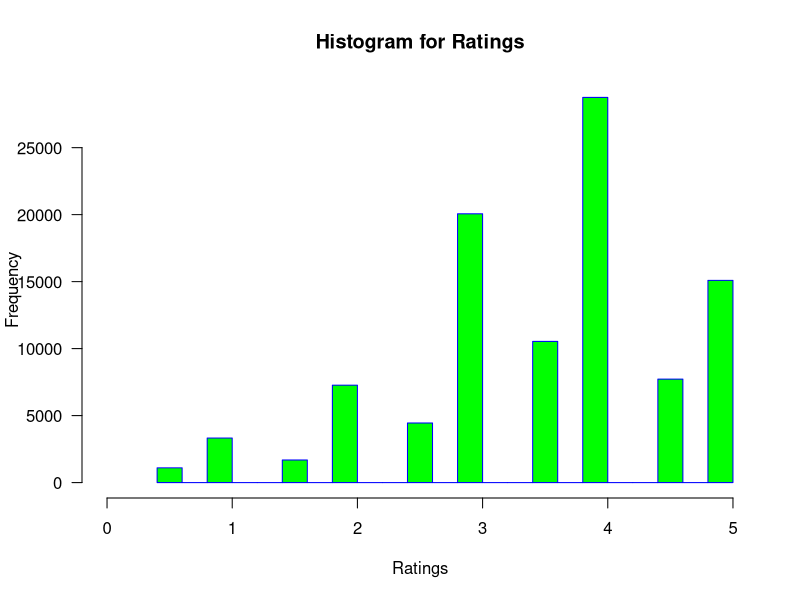
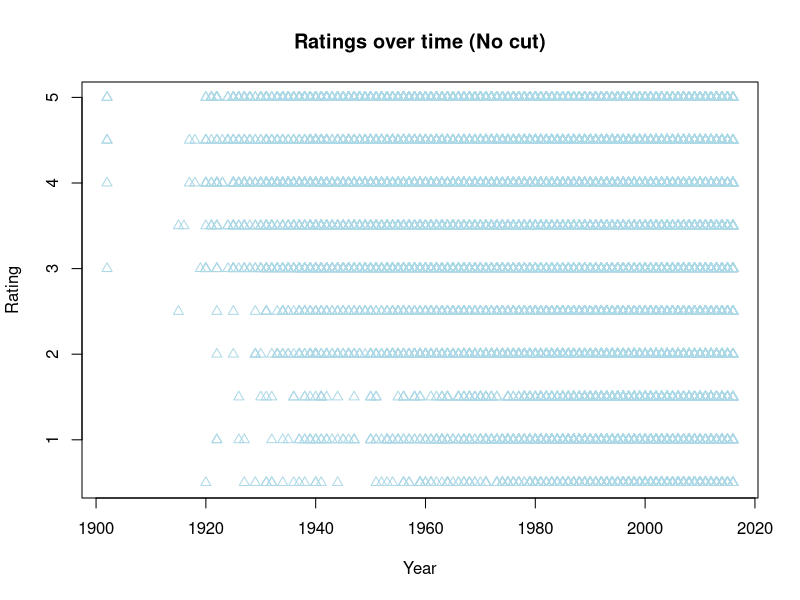
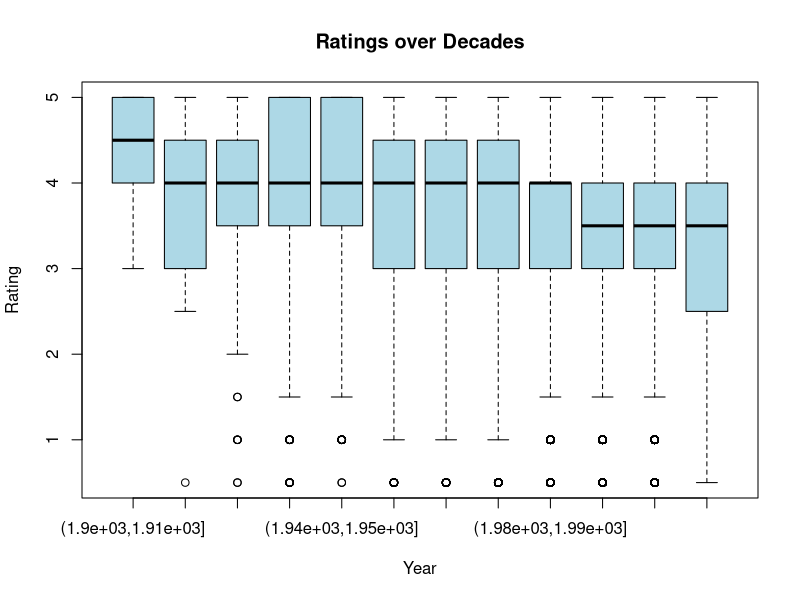
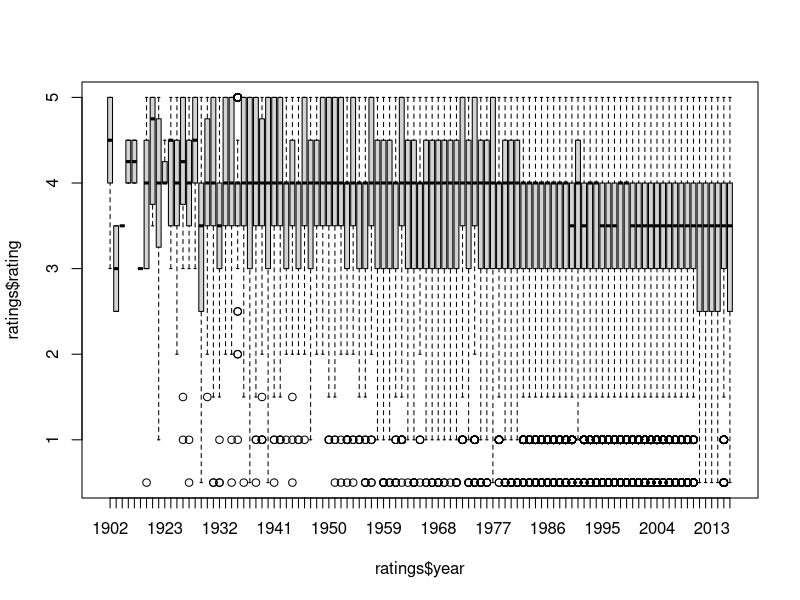
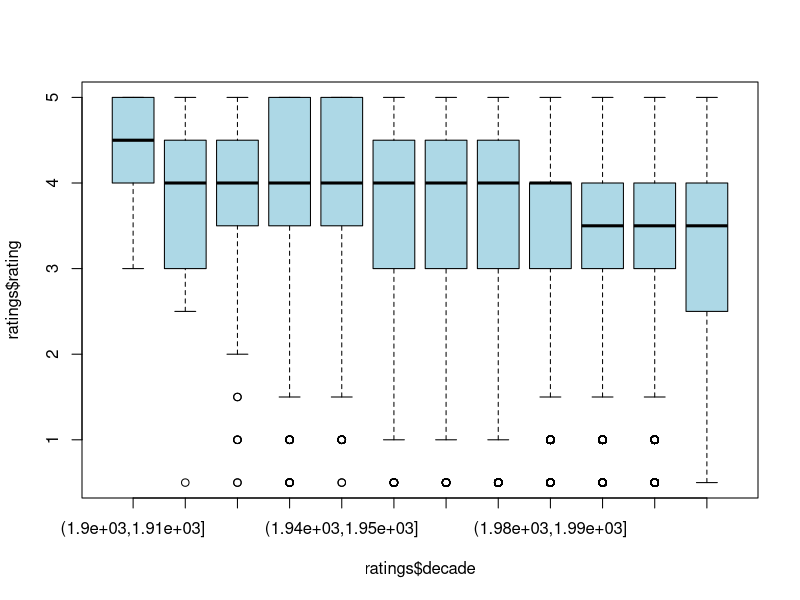
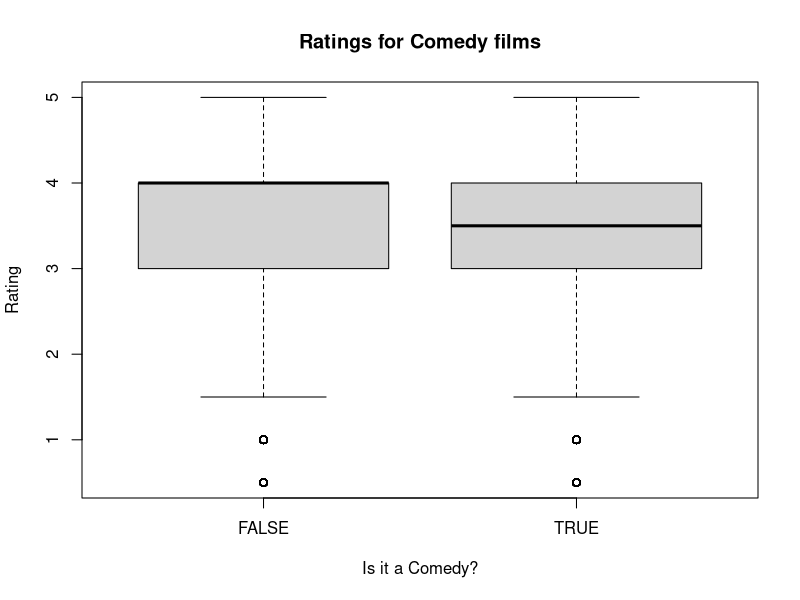
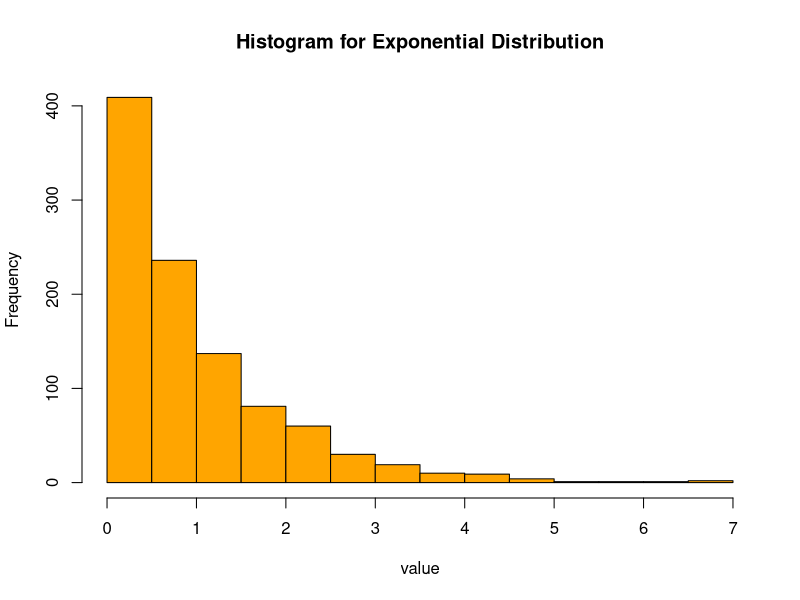
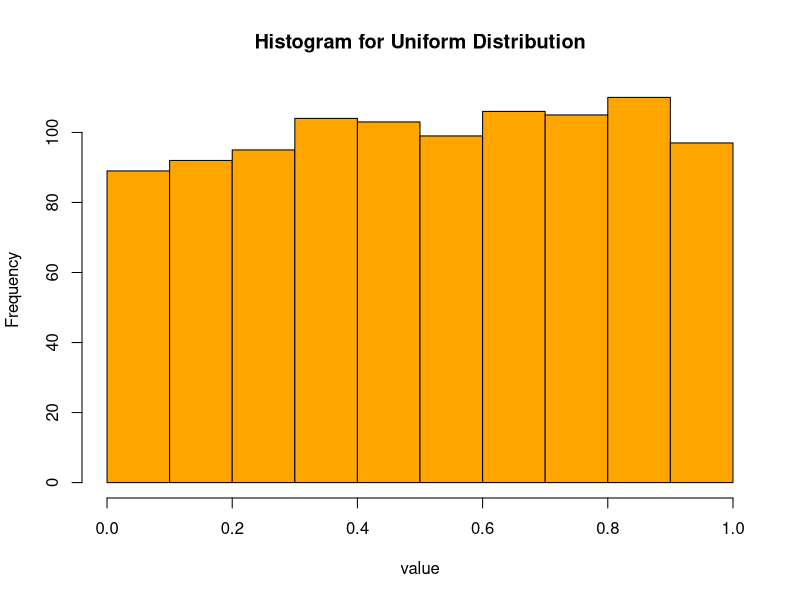

Generate these figures, in order, with R: (Note: this script raises an error after producing the figures.)
## ---- chunk 1
knitr::opts_chunk$set(echo = TRUE)
#Set current working directory
setwd("C:/Users/Vibes/Desktop/573-Data Science-1/Lab2")

## ---- chunk 2
movies=read.csv("movies.csv")
ratings=read.csv("ratings.csv")
## ---- chunk 3
cat("Movie Summary Data\n")
nrow(movies)
ncol(movies)
summary(movies)

cat("\n\nRatings Summary Data\n")
nrow(ratings)
ncol(ratings)
summary(ratings)

## ---- chunk 4

mean(ratings[,"rating"])
median(ratings[,"rating"], na.rm=FALSE)
sd(ratings[,"rating"])


## ---- chunk 5

hist(ratings[,"rating"],  main="Histogram for Ratings",     xlab="Ratings",     border="blue",     col="green",     xlim=c(0,5), las=1)

## ---- chunk 6
ix = match(ratings$movieId, movies$movieId)

#Finds the top few movie Id from ratings Table - CORRECT USAGE
head(ratings$movieId)
head(movies$movieId[ix])

head(ratings$movieId[ix])
head(movies$movieId)

## ---- chunk 7
plot(ratings$year,ratings$rating, main="Ratings over time (No cut)", xlab="Year", ylab="Rating", pch=2, col="lightblue")

#Use Cut
ratings$decade <- cut(ratings$year, breaks = seq(1900, 2020, by = 10))

plot(ratings$decade, ratings$rating, main="Ratings over Decades", xlab="Year", ylab="Rating", col="lightblue")



## ---- chunk 8
boxplot(ratings$rating~ratings$year)
ratings$decade <- cut(ratings$year, breaks = seq(1900, 2020, by = 10))
boxplot(ratings$rating~ratings$decade, col="lightblue")
## ---- chunk 9
ratings$comedy <- rep(F, nrow=ratings)
ratings$comedy[grep("comedy",ratings$genre, ignore.case = T)] <- T

boxplot(ratings$rating~ratings$comedy, main="Ratings for Comedy films", xlab="Is it a Comedy?", ylab="Rating" )

## ---- chunk 10
t.test(ratings$rating, ratings$comedy)

## ---- chunk 11
#movierating = aggregate(ratings, by=list(ratings$movieId, ratings$rating), FUN=function(x) length(unique(x)))
#movierating


## ---- chunk 12
#Parameter Rate default = 1. Mean= 1/ Rate
exponential =rexp(1000)  
hist(exponential, main="Histogram for Exponential Distribution", xlab="value", col="orange")
## ---- chunk 13
#Parameter Rate default = 1. Mean= Rate
uniform= runif(1000) 
hist(uniform,main="Histogram for Uniform Distribution", xlab="value", col="orange")
## ---- chunk 14
#Parameter Rate default = 1. Mean= Rate. Lambda  =1/2
poisson= rpois(1000, 1/2) 
hist(poisson,main="Histogram for Poisson Distribution", xlab="value", col="orange")
## ---- chunk 15
N <- 1000 # number of exponential draws
n.samp <- 30 # number of sums to take
M <- matrix(NA, nrow=N, ncol=n.samp) # create an empty matrix to fill with samples

for(j in 1:n.samp) M[,j] <- rexp(N) #generate the samples
hist(rowSums(M), freq = F, main="Exponential, N=1000, n.samp=30") # plot a histogram of the sums across rows of our matrix M

#adding red curve for comparison
curve(dnorm(x, mean(rowSums(M)), sd(rowSums(M))), min(rowSums(M)),
max(rowSums(M)), add=T, col="red", lwd=2)

## ---- chunk 16
N <- 1000 # number of uniform draws
n.samp <- 30 # number of sums to take
M <- matrix(NA, nrow=N, ncol=n.samp) # create an empty matrix to fill with samples

for(j in 1:n.samp) M[,j] <- runif(N) #generate the samples
hist(rowSums(M), freq = F, "Uniform, N=1000, n.samp=30") # plot a histogram of the sums across rows of our matrix M

#adding red curve for comparison
curve(dnorm(x, mean(rowSums(M)), sd(rowSums(M))), min(rowSums(M)),
max(rowSums(M)), add=T, col="red", lwd=2)

## ---- chunk 17
N <- 1000 # number of poisson draws
lambda= 1/2
n.samp <- 30 # number of sums to take
M <- matrix(NA, nrow=N, ncol=n.samp) # create an empty matrix to fill with samples

for(j in 1:n.samp) M[,j] <- rpois(N, lambda) #generate the samples
hist(rowSums(M), freq = F, "Poisson, N=1000, n.samp=30") # plot a histogram of the sums across rows of our matrix M

#adding red curve for comparison
curve(dnorm(x, mean(rowSums(M)), sd(rowSums(M))), min(rowSums(M)),
max(rowSums(M)), add=T, col="red", lwd=2)

## ---- chunk 18
N<- 1000 # number of draws
n.samp <- 100 # number of sums to take
M <- matrix(NA, nrow=N, ncol=n.samp) # create an empty matrix to fill with samples

for(j in 1:n.samp) M[,j] <- rexp(N)
hist(rowSums(M), freq = F, "Exponential, N=1000, n.samp=100(Increased)") 
curve(dnorm(x, mean(rowSums(M)), sd(rowSums(M))), min(rowSums(M)),
max(rowSums(M)), add=T, col="red", lwd=2)


for(j in 1:n.samp) M[,j] <- runif(N)
hist(rowSums(M), freq = F, "Uniform, N=1000, n.samp=100(Increased)")
curve(dnorm(x, mean(rowSums(M)), sd(rowSums(M))), min(rowSums(M)),
max(rowSums(M)), add=T, col="red", lwd=2)


for(j in 1:n.samp) M[,j] <- rpois(N, 1/2)
hist(rowSums(M), freq = F, "Poisson, N=1000, n.samp=100(Increased)") 
curve(dnorm(x, mean(rowSums(M)), sd(rowSums(M))), min(rowSums(M)),
max(rowSums(M)), add=T, col="red", lwd=2)


## ---- chunk 19
N<- 1000 # number of draws
n.samp <- 10 # number of sums to take
M <- matrix(NA, nrow=N, ncol=n.samp) # create an empty matrix to fill with samples

for(j in 1:n.samp) M[,j] <- rexp(N)
hist(rowSums(M), freq = F, "Exponential, N=1000, n.samp=10(Reduced)") 
curve(dnorm(x, mean(rowSums(M)), sd(rowSums(M))), min(rowSums(M)),
max(rowSums(M)), add=T, col="red", lwd=2)


for(j in 1:n.samp) M[,j] <- runif(N)
hist(rowSums(M), freq = F, "Uniform, N=1000, n.samp=10(Reduced)") 
curve(dnorm(x, mean(rowSums(M)), sd(rowSums(M))), min(rowSums(M)),
max(rowSums(M)), add=T, col="red", lwd=2)


for(j in 1:n.samp) M[,j] <- rpois(N, 1/2)
hist(rowSums(M), freq = F, "Poisson, N=1000, n.samp=10(Reduced)") 
curve(dnorm(x, mean(rowSums(M)), sd(rowSums(M))), min(rowSums(M)),
max(rowSums(M)), add=T, col="red", lwd=2)

## ---- chunk 20

N<- 10000 # number of draws
n.samp <- 30 # number of sums to take
M <- matrix(NA, nrow=N, ncol=n.samp) # create an empty matrix to fill with samples

for(j in 1:n.samp) M[,j] <- rexp(N)
hist(rowSums(M), freq = F, "Exponential, N=10000(Increased), n.samp=30") 
curve(dnorm(x, mean(rowSums(M)), sd(rowSums(M))), min(rowSums(M)),
max(rowSums(M)), add=T, col="red", lwd=2)


for(j in 1:n.samp) M[,j] <- runif(N)
hist(rowSums(M), freq = F, "Uniform, N=10000(Increased), n.samp=30") 
curve(dnorm(x, mean(rowSums(M)), sd(rowSums(M))), min(rowSums(M)),
max(rowSums(M)), add=T, col="red", lwd=2)


for(j in 1:n.samp) M[,j] <- rpois(N, 1/2)
hist(rowSums(M), freq = F, "Poisson, N=10000(Increased), n.samp=30") 
curve(dnorm(x, mean(rowSums(M)), sd(rowSums(M))), min(rowSums(M)),
max(rowSums(M)), add=T, col="red", lwd=2)


## ---- chunk 21
N<- 100 # number of draws
n.samp <- 30 # number of sums to take
M <- matrix(NA, nrow=N, ncol=n.samp) # create an empty matrix to fill with samples

for(j in 1:n.samp) M[,j] <- rexp(N)
hist(rowSums(M), freq = F, "Exponential, N=100(Reduced), n.samp=30") 
curve(dnorm(x, mean(rowSums(M)), sd(rowSums(M))), min(rowSums(M)),
max(rowSums(M)), add=T, col="red", lwd=2)


for(j in 1:n.samp) M[,j] <- runif(N)
hist(rowSums(M), freq = F, "Uniform, N=100(Reduced), n.samp=30") 
curve(dnorm(x, mean(rowSums(M)), sd(rowSums(M))), min(rowSums(M)),
max(rowSums(M)), add=T, col="red", lwd=2)


for(j in 1:n.samp) M[,j] <- rpois(N, 1/2)
hist(rowSums(M), freq = F, "Poisson, N=100(Reduced), n.samp=30") 
curve(dnorm(x, mean(rowSums(M)), sd(rowSums(M))), min(rowSums(M)),
max(rowSums(M)), add=T, col="red", lwd=2)



